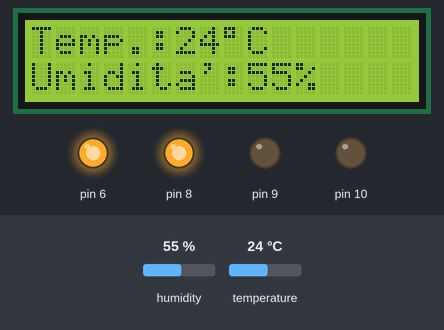
A sketch run on a simulated Arduino Uno, built with avr-gcc and run on an emulated ATmega328P. On the bench: 16×2 character LCD, output pins drawn as LEDs (lit = HIGH). The inputs (shaded band) are chosen by the test bench; at power-on: humidity 55 %, temperature 24 °C.

Above: at 4.6 s.
4.7 s: humidity set to 88 %
At 7.4 s:
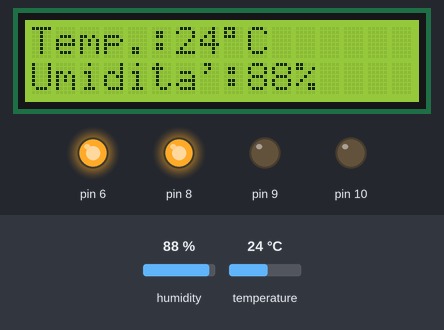
7.8 s: temperature set to 28 °C
At 9.0 s:
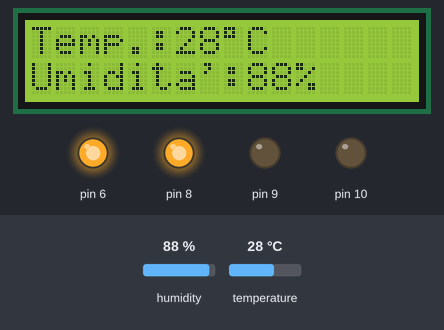
10.7 s: temperature set to 31 °C
At 13.4 s:
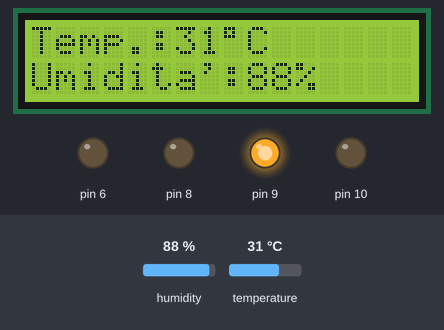
13.9 s: humidity set to 22 %
At 15.1 s:
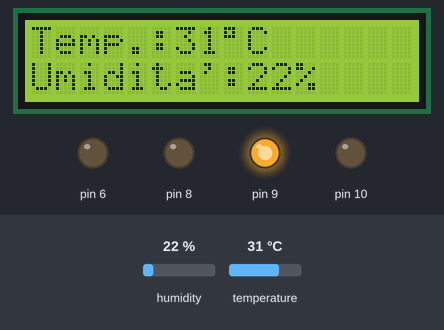
Timing chart, 0 to 16.9 s (numbered marks = the images above; inputs shaded):
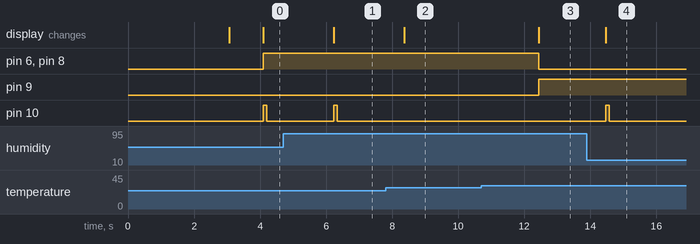

The sketch:

cella_di_lievitazione.ino
```cpp
/*                                                                             |
 * Lista pin utilizzati sull'Arduino uno:                                      |
 * DISPLAY 16,2 con interfaccia classica (non I2C):                            |
 * pin 12 --> rs                                                               |
 * pin 11 --> en                                                               |
 * pin 5  --> d4                                                               |
 * pin 4  --> d5                                                               |
 * pin 3  --> d6                                                               |
 * pin 2  --> d7                                                               |
--------------------------------------------------------------------------------
 * SENSORE TEMPERATURA/UMIDITà DHT11                                           |
 * pin 7  --> out                                                              |
--------------------------------------------------------------------------------
 * USCITA UMIDIFICATORE AD ULTRASUONI:                                         |
 * pin 10                                                                      |
--------------------------------------------------------------------------------
 * USCITA PER SEGNALAZIONE LED (TEMPERATURA)                                   |
 * pin 8  --> led rosso, elemento riscaldante acceso                           |
 * pin 9  --> led verde, elemento riscaldante spento                           |
--------------------------------------------------------------------------------
 * USCITA PER ACCENSIONE/SPEGNIMENTO ELEMENTO RISCALDANTE                      |
 * pin 6                                                                       |
*/

#include <LiquidCrystal.h>
#include <DHT.h>

DHT dht(7, DHT11);
const int rs= 12, en = 11, d4= 5, d5= 4, d6= 3, d7=2;
LiquidCrystal lcd (rs, en, d4, d5, d6, d7);

boolean sentinel = 0;

void setup()
{
  Serial.begin(9600);

  pinMode(6,OUTPUT);
  pinMode(8, OUTPUT);
  pinMode(9, OUTPUT);
  pinMode(10, OUTPUT);
  dht.begin();
  lcd.begin (16, 2);
  lcd.print("Camera di");
  lcd.setCursor (0,1);
  lcd.print("lievitazione");
  delay (3000);
  lcd.clear();
}

void loop()
{
  delay(1000);
  int t = dht.readTemperature();
  int h = dht.readHumidity();


  lcd.clear();
  lcd.setCursor(0,0);
  lcd.print("Temp.:" + String(t) + char(0xDF) + "C");
  lcd.setCursor(0,1);
  lcd.print("Umidita':" + String(h) + "%");


//condizioni per attivare e disattivare l'elemento riscaldante
  if(t <= 28)
  {
    digitalWrite(6,HIGH);
    digitalWrite(8,HIGH);
    digitalWrite(9,LOW);
  }
  else if (t >= 30)
  {
    digitalWrite(6, LOW);
    digitalWrite(8,LOW);
    digitalWrite(9,HIGH);
  }


//condizioni per accendere o spegnere l'umidificatore

 if(sentinel == 0)
 {
   if (h <80)
   {
      digitalWrite(10, HIGH);
      delay(100);
      digitalWrite(10, LOW);
      sentinel = 1;
   }
 }
   if (sentinel == 1 && h >=80)
    {
      digitalWrite(10, HIGH);
      delay(100);
      digitalWrite(10, LOW);
      sentinel = 0;
    }


}
```

Measured:
- the behaviour switches between 29 and 30 °C on temperature (found by bisection; images 2 and 3)
- after the input at 4.7 s, pin 10: LOW → HIGH after 1.5 s, → LOW 0.10 s later; the display: changes after 1.5 s (image 1)
- after the input at 7.8 s, the display: changes after 0.57 s (image 2)
- after the input at 10.7 s, pin 6, pin 8: HIGH → LOW after 1.7 s; pin 9: LOW → HIGH after 1.7 s; the display: changes after 1.7 s (image 3)
- after the input at 13.9 s, pin 10: LOW → HIGH after 0.57 s, → LOW 0.10 s later; the display: changes after 0.57 s (image 4)
